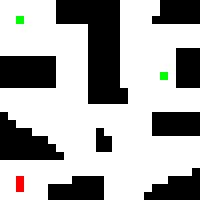
#> input picture img/probando1.bmp, 25 x 25 px (shown 8 times larger)
$ python main.py
#> lines starting #> are read from the running program, lines starting #| are printed output that depends on the picture
### Framework.py
class FrameWork():
    def __init__(self, initial, goal, img_arr):
        self.initial = initial
        self.goal = goal
        self.img_arr = img_arr
        self.frontier = []
        self.visited = []
        self.s_path = []
        self.path_cost = {}
        self.colors = [(0,0,0), (255,255,255), (255,0,0), (0,255,0), (0,0,255)]

        self.pos = self.initial


    def actions(self, pos):
        x = pos[0]
        y = pos[1]
        #left, right, up, down
        actions = [(x-1, y), (x+1,y), (x, y-1), (x, y+1)]
        validos = [move for move in actions if self.isValid(move)]
        return validos


    def result(self, state, action):
        self.stepCost(action,state)
        self.visited.append(action)
        self.frontier.append(action)

    def goalTest(self, pos):
        return pos == self.goal

    def markPath(self, position, color):
        x,y = position
        self.img_arr[y][x] = list(color)

    def PathCost(self):
        self.s_path = []
        while self.pos != self.initial:
            self.s_path.append(self.pos)
            self.pos = self.path_cost[self.pos]
        self.s_path.append(self.initial)
        return self.s_path[::-1]


    def stepCost(self, state, action):
        self.path_cost[state] = action


    def isValid(self, pos):
        x = pos[0]
        y = pos[1]
        valid = False
        #Revisar que esté dentro de los parámetros de la imágen
        if (0<=x<len(self.img_arr[0]) and 0 <= y < len(self.img_arr)):
            valid = True
        #Revisar si es una pared con color negro
            if (tuple(self.img_arr[y][x])==self.colors[0]):
                valid = False

        return valid


### main.py
from PIL import Image
import numpy as np
from Framework import FrameWork

img_path = "img/resize_tur_test.bmp"
img_path2 = "img/probando1.bmp"
def RemoveChoice(problem, option):
    if option==0:
        return problem.frontier.pop(0)
    elif option == 1:
        return problem.frontier.pop()

    elif option == 2:
        minimo = min(problem.frontier, key=lambda x: h(problem, x))
        index = problem.frontier.index(minimo)
        return problem.frontier.pop(index)

def h(problem, value):
    return round(((value[0] - problem.goal[0])**2 + (value[1] - problem.goal[1])**2)**0.5)


def graph_search(problem,algorithm):

    problem.path_cost[problem.initial] = None
    problem.frontier.append(problem.initial)
    problem.visited.append(problem.initial)

    while problem.frontier:
        problem.pos = RemoveChoice(problem, algorithm)
        if problem.goalTest(problem.pos):
            print("Goal Found")
            return problem.PathCost()

        for position in problem.actions(problem.pos):
            if position not in problem.visited:
                problem.result(problem.pos, position)


def GetData(imagen):
#> called with imagen = 'img/probando1.bmp'
    img = Image.open(imagen)
#> img is the input picture: PIL image 25x25 RGB; mean R, G, B 167.7, 167.7, 166.9
    img_arr = np.array(img)
    goals = []

    for x in range(len(img_arr)):
        for y in range(len(img_arr[x])):
            if tuple(img_arr[y][x])==(255,0,0):
                ini = (x,y)
            elif tuple(img_arr[y][x])==(0,255,0):
                goals.append((x,y))
#> this loop made 25 passes
#> after the loop, goals = [(2, 2), (20, 9)]
    return (ini,goals[-1],img_arr)


def Solution(algorithm):
    ini, goal, img_arr = GetData(img_path2)
#> ini = (2, 23); goal = (20, 9)
    problem = FrameWork(ini,goal,img_arr)
#> in __init__, `self.initial = initial`: self.initial = (2, 23)
#> in __init__, `self.goal = goal`: self.goal = (20, 9)
#> in __init__, `self.pos = self.initial`: self.pos = (2, 23)

    path = graph_search(problem, algorithm)
#> the loop in graph_search, `while problem.frontier:` made 331 passes
#| Goal Found

    if path:
        path.pop()
        path.pop(0)
        for pos in path:
            problem.markPath(pos,(0,0,255))
#> this loop made 31 passes


    ima = problem.img_arr
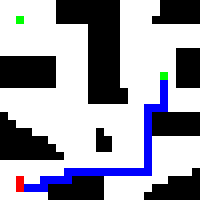
#> ima: shape (25, 25, 3) (shown 8 times larger); mean R, G, B 155, 155, 166.9
    ima = Image.fromarray(ima)

    ima.save("img/solution"+str(algorithm)+".bmp")

Solution(0) #Breadth-first
Solution(1) #Depth-First
#> call 2 of Solution, with algorithm = 1
#> the loop in GetData (call 2), `for x in range(len(img_arr)):` made 25 passes
#> the loop in graph_search (call 2), `while problem.frontier:` made 152 passes
#| Goal Found
#> the loop in Solution (call 2), `for pos in path:` made 109 passes
#> in Solution (call 2), `ima = problem.img_arr`:
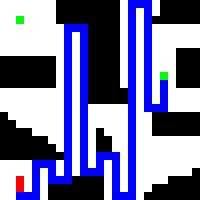
#> ima: shape (25, 25, 3) (shown 8 times larger); mean R, G, B 123.2, 123.2, 166.9
Solution(2) #A*
#> call 3 of Solution, with algorithm = 2
#> the loop in Solution (call 3), `for pos in path:` made 31 passes
#> in Solution (call 3), `ima = problem.img_arr`:
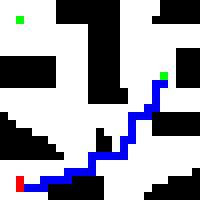
#> ima: shape (25, 25, 3) (shown 8 times larger); mean R, G, B 155, 155, 166.9
